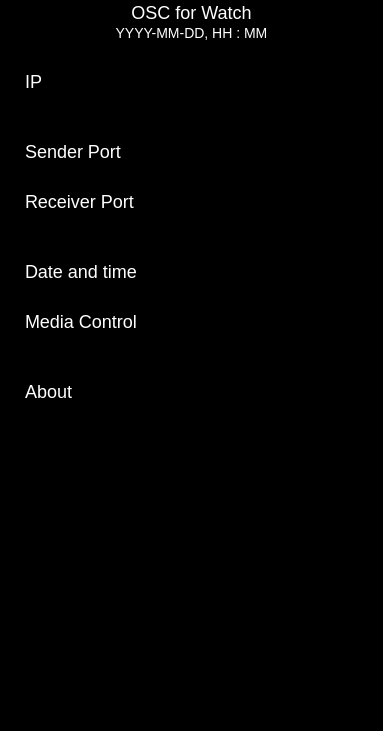
<?xml version="1.0" encoding="UTF-8"?>
<ui version="4.0">
 <class>window</class>
 <widget class="QWidget" name="window">
  <property name="enabled">
   <bool>true</bool>
  </property>
  <property name="geometry">
   <rect>
    <x>0</x>
    <y>0</y>
    <width>383</width>
    <height>731</height>
   </rect>
  </property>
  <property name="sizePolicy">
   <sizepolicy hsizetype="Fixed" vsizetype="MinimumExpanding">
    <horstretch>0</horstretch>
    <verstretch>0</verstretch>
   </sizepolicy>
  </property>
  <property name="minimumSize">
   <size>
    <width>370</width>
    <height>400</height>
   </size>
  </property>
  <property name="windowTitle">
   <string>OSC for Watch</string>
  </property>
  <property name="styleSheet">
   <string notr="true">QWidget#window{
	background-color: black
}</string>
  </property>
  <layout class="QHBoxLayout" name="horizontalLayout">
   <property name="leftMargin">
    <number>0</number>
   </property>
   <property name="topMargin">
    <number>0</number>
   </property>
   <property name="rightMargin">
    <number>0</number>
   </property>
   <property name="bottomMargin">
    <number>0</number>
   </property>
   <item>
    <widget class="QScrollArea" name="scrollArea">
     <property name="sizePolicy">
      <sizepolicy hsizetype="Expanding" vsizetype="Expanding">
       <horstretch>1</horstretch>
       <verstretch>1</verstretch>
      </sizepolicy>
     </property>
     <property name="layoutDirection">
      <enum>Qt::LeftToRight</enum>
     </property>
     <property name="styleSheet">
      <string notr="true">QAbstractScrollArea{
	border-radius: 25;
	background-color: transparent;
}
</string>
     </property>
     <property name="verticalScrollBarPolicy">
      <enum>Qt::ScrollBarAlwaysOff</enum>
     </property>
     <property name="horizontalScrollBarPolicy">
      <enum>Qt::ScrollBarAlwaysOff</enum>
     </property>
     <property name="sizeAdjustPolicy">
      <enum>QAbstractScrollArea::AdjustIgnored</enum>
     </property>
     <property name="widgetResizable">
      <bool>true</bool>
     </property>
     <property name="alignment">
      <set>Qt::AlignHCenter|Qt::AlignTop</set>
     </property>
     <widget class="QWidget" name="Contents">
      <property name="enabled">
       <bool>true</bool>
      </property>
      <property name="geometry">
       <rect>
        <x>0</x>
        <y>0</y>
        <width>383</width>
        <height>731</height>
       </rect>
      </property>
      <property name="sizePolicy">
       <sizepolicy hsizetype="Expanding" vsizetype="Minimum">
        <horstretch>0</horstretch>
        <verstretch>0</verstretch>
       </sizepolicy>
      </property>
      <property name="styleSheet">
       <string notr="true">#Contents{
	background: transparent;
	background-color: transparent;
	border-radius: 25;
	align: top;
}</string>
      </property>
      <layout class="QVBoxLayout" name="verticalLayout_2">
       <property name="spacing">
        <number>20</number>
       </property>
       <property name="sizeConstraint">
        <enum>QLayout::SetMinimumSize</enum>
       </property>
       <property name="leftMargin">
        <number>0</number>
       </property>
       <property name="topMargin">
        <number>0</number>
       </property>
       <property name="rightMargin">
        <number>0</number>
       </property>
       <property name="bottomMargin">
        <number>0</number>
       </property>
       <item>
        <widget class="QWidget" name="verticalWidget_3" native="true">
         <property name="sizePolicy">
          <sizepolicy hsizetype="Expanding" vsizetype="Fixed">
           <horstretch>0</horstretch>
           <verstretch>0</verstretch>
          </sizepolicy>
         </property>
         <layout class="QVBoxLayout" name="Infomation">
          <property name="spacing">
           <number>0</number>
          </property>
          <property name="leftMargin">
           <number>0</number>
          </property>
          <property name="topMargin">
           <number>0</number>
          </property>
          <property name="rightMargin">
           <number>0</number>
          </property>
          <property name="bottomMargin">
           <number>0</number>
          </property>
          <item>
           <widget class="QLabel" name="Title">
            <property name="sizePolicy">
             <sizepolicy hsizetype="Expanding" vsizetype="Fixed">
              <horstretch>0</horstretch>
              <verstretch>0</verstretch>
             </sizepolicy>
            </property>
            <property name="minimumSize">
             <size>
              <width>0</width>
              <height>25</height>
             </size>
            </property>
            <property name="font">
             <font>
              <family>Segoe UI</family>
              <pointsize>-1</pointsize>
              <weight>50</weight>
              <italic>false</italic>
              <bold>false</bold>
             </font>
            </property>
            <property name="styleSheet">
             <string notr="true">color: white;
background color: rgba(0,0,0,0);
font: 18px</string>
            </property>
            <property name="text">
             <string>OSC for Watch</string>
            </property>
            <property name="alignment">
             <set>Qt::AlignCenter</set>
            </property>
           </widget>
          </item>
          <item>
           <widget class="QLabel" name="Currunt">
            <property name="sizePolicy">
             <sizepolicy hsizetype="Expanding" vsizetype="Fixed">
              <horstretch>0</horstretch>
              <verstretch>25</verstretch>
             </sizepolicy>
            </property>
            <property name="font">
             <font>
              <family>Segoe UI</family>
              <pointsize>-1</pointsize>
              <weight>50</weight>
              <italic>false</italic>
              <bold>false</bold>
             </font>
            </property>
            <property name="styleSheet">
             <string notr="true">color: white;
background color: rgba(0,0,0,0);
font: 14px</string>
            </property>
            <property name="text">
             <string>YYYY-MM-DD, HH : MM</string>
            </property>
            <property name="alignment">
             <set>Qt::AlignCenter</set>
            </property>
           </widget>
          </item>
         </layout>
        </widget>
       </item>
       <item>
        <widget class="QWidget" name="IP_Group" native="true">
         <property name="sizePolicy">
          <sizepolicy hsizetype="Expanding" vsizetype="Fixed">
           <horstretch>0</horstretch>
           <verstretch>0</verstretch>
          </sizepolicy>
         </property>
         <property name="minimumSize">
          <size>
           <width>0</width>
           <height>50</height>
          </size>
         </property>
         <property name="maximumSize">
          <size>
           <width>16777215</width>
           <height>50</height>
          </size>
         </property>
         <property name="styleSheet">
          <string notr="true">QWidget{
	background-color: &quot;#202020&quot;;
	border-radius: 25;
}</string>
         </property>
         <layout class="QVBoxLayout" name="verticalLayout_3">
          <property name="spacing">
           <number>0</number>
          </property>
          <property name="sizeConstraint">
           <enum>QLayout::SetDefaultConstraint</enum>
          </property>
          <property name="leftMargin">
           <number>0</number>
          </property>
          <property name="topMargin">
           <number>0</number>
          </property>
          <property name="rightMargin">
           <number>0</number>
          </property>
          <property name="bottomMargin">
           <number>0</number>
          </property>
          <item>
           <widget class="QPushButton" name="IP_btn">
            <property name="sizePolicy">
             <sizepolicy hsizetype="Expanding" vsizetype="Fixed">
              <horstretch>0</horstretch>
              <verstretch>0</verstretch>
             </sizepolicy>
            </property>
            <property name="minimumSize">
             <size>
              <width>0</width>
              <height>50</height>
             </size>
            </property>
            <property name="maximumSize">
             <size>
              <width>16777215</width>
              <height>50</height>
             </size>
            </property>
            <property name="font">
             <font>
              <family>Segoe UI</family>
              <pointsize>-1</pointsize>
              <weight>50</weight>
              <italic>false</italic>
              <bold>false</bold>
              <strikeout>false</strikeout>
              <kerning>true</kerning>
             </font>
            </property>
            <property name="styleSheet">
             <string notr="true">QPushButton{
	background-color: &quot;#202020&quot;;
	border-radius: 25;
	color: White;
	text-align:left top;
	padding-left:25;
	padding-right:25;
	padding-top:10;
	padding-bottom:10;
	font:18px
}

QPushButton:hover:!pressed{
	background-color : &quot;#181818&quot;
}

QPushButton:pressed{
	background-color : &quot;#121212&quot;
}

</string>
            </property>
            <property name="text">
             <string>IP</string>
            </property>
           </widget>
          </item>
         </layout>
        </widget>
       </item>
       <item>
        <widget class="QWidget" name="Port_Group_2" native="true">
         <property name="sizePolicy">
          <sizepolicy hsizetype="Expanding" vsizetype="Fixed">
           <horstretch>0</horstretch>
           <verstretch>0</verstretch>
          </sizepolicy>
         </property>
         <layout class="QVBoxLayout" name="Port_Group">
          <property name="spacing">
           <number>0</number>
          </property>
          <property name="leftMargin">
           <number>0</number>
          </property>
          <property name="topMargin">
           <number>0</number>
          </property>
          <property name="rightMargin">
           <number>0</number>
          </property>
          <property name="bottomMargin">
           <number>0</number>
          </property>
          <item>
           <widget class="QPushButton" name="SelderPort_btn">
            <property name="sizePolicy">
             <sizepolicy hsizetype="Expanding" vsizetype="Fixed">
              <horstretch>0</horstretch>
              <verstretch>0</verstretch>
             </sizepolicy>
            </property>
            <property name="minimumSize">
             <size>
              <width>0</width>
              <height>50</height>
             </size>
            </property>
            <property name="font">
             <font>
              <family>Segoe UI</family>
              <pointsize>-1</pointsize>
              <weight>50</weight>
              <italic>false</italic>
              <bold>false</bold>
             </font>
            </property>
            <property name="styleSheet">
             <string notr="true">QPushButton{
	background-color: &quot;#202020&quot;;
	border-top-right-radius: 25;
	border-top-left-radius:25;
	color: White;
	text-align:left top;
	padding-left:25;
	padding-right:25;
	padding-top:10;
	padding-bottom:10;
	font:18px
}

QPushButton:hover:!pressed{
	background-color : &quot;#181818&quot;
}

QPushButton:pressed{
	background-color : &quot;#121212&quot;
}

</string>
            </property>
            <property name="text">
             <string>Sender Port</string>
            </property>
           </widget>
          </item>
          <item>
           <widget class="QPushButton" name="ReceiverPort_btn">
            <property name="sizePolicy">
             <sizepolicy hsizetype="Expanding" vsizetype="Fixed">
              <horstretch>0</horstretch>
              <verstretch>0</verstretch>
             </sizepolicy>
            </property>
            <property name="minimumSize">
             <size>
              <width>0</width>
              <height>50</height>
             </size>
            </property>
            <property name="font">
             <font>
              <family>Segoe UI</family>
              <pointsize>-1</pointsize>
              <weight>50</weight>
              <italic>false</italic>
              <bold>false</bold>
             </font>
            </property>
            <property name="styleSheet">
             <string notr="true">QPushButton{
	background-color: &quot;#202020&quot;;
	border-bottom-right-radius: 25;
	border-bottom-left-radius:25;
	color: White;
	text-align:left top;
	padding-left:25;
	padding-right:25;
	padding-top:10;
	padding-bottom:10;
	font:18px
}

QPushButton:hover:!pressed{
	background-color : &quot;#181818&quot;
}

QPushButton:pressed{
	background-color : &quot;#121212&quot;
}

</string>
            </property>
            <property name="text">
             <string>Receiver Port</string>
            </property>
           </widget>
          </item>
         </layout>
        </widget>
       </item>
       <item>
        <widget class="QWidget" name="verticalWidget_2" native="true">
         <property name="sizePolicy">
          <sizepolicy hsizetype="Expanding" vsizetype="Fixed">
           <horstretch>0</horstretch>
           <verstretch>0</verstretch>
          </sizepolicy>
         </property>
         <layout class="QVBoxLayout" name="General_Group">
          <property name="spacing">
           <number>0</number>
          </property>
          <property name="sizeConstraint">
           <enum>QLayout::SetDefaultConstraint</enum>
          </property>
          <property name="leftMargin">
           <number>0</number>
          </property>
          <property name="topMargin">
           <number>0</number>
          </property>
          <property name="rightMargin">
           <number>0</number>
          </property>
          <property name="bottomMargin">
           <number>0</number>
          </property>
          <item>
           <widget class="QPushButton" name="DateAndTime_btn">
            <property name="sizePolicy">
             <sizepolicy hsizetype="Expanding" vsizetype="Fixed">
              <horstretch>0</horstretch>
              <verstretch>0</verstretch>
             </sizepolicy>
            </property>
            <property name="minimumSize">
             <size>
              <width>0</width>
              <height>50</height>
             </size>
            </property>
            <property name="baseSize">
             <size>
              <width>0</width>
              <height>50</height>
             </size>
            </property>
            <property name="font">
             <font>
              <family>Segoe UI</family>
              <pointsize>-1</pointsize>
              <weight>50</weight>
              <italic>false</italic>
              <bold>false</bold>
             </font>
            </property>
            <property name="styleSheet">
             <string notr="true">QPushButton{
	background-color: &quot;#202020&quot;;
	border-top-right-radius: 25;
	border-top-left-radius:25;
	color: White;
	text-align:left top;
	padding-left:25;
	padding-right:25;
	padding-top:10;
	padding-bottom:10;
	font:18px
}

QPushButton:hover:!pressed{
	background-color : &quot;#181818&quot;
}

QPushButton:pressed{
	background-color : &quot;#121212&quot;
}

</string>
            </property>
            <property name="text">
             <string>Date and time</string>
            </property>
           </widget>
          </item>
          <item>
           <widget class="QPushButton" name="MediaControl_btn">
            <property name="sizePolicy">
             <sizepolicy hsizetype="Expanding" vsizetype="Fixed">
              <horstretch>0</horstretch>
              <verstretch>0</verstretch>
             </sizepolicy>
            </property>
            <property name="minimumSize">
             <size>
              <width>0</width>
              <height>50</height>
             </size>
            </property>
            <property name="baseSize">
             <size>
              <width>0</width>
              <height>50</height>
             </size>
            </property>
            <property name="font">
             <font>
              <family>Segoe UI</family>
              <pointsize>-1</pointsize>
              <weight>50</weight>
              <italic>false</italic>
              <bold>false</bold>
             </font>
            </property>
            <property name="styleSheet">
             <string notr="true">QPushButton{
	background-color: &quot;#202020&quot;;
	border-bottom-right-radius: 25;
	border-bottom-left-radius:25;
	color: White;
	text-align:left top;
	padding-left:25;
	padding-right:25;
	padding-top:10;
	padding-bottom:10;
	font:18px
}

QPushButton:hover:!pressed{
	background-color : &quot;#181818&quot;
}

QPushButton:pressed{
	background-color : &quot;#121212&quot;
}

</string>
            </property>
            <property name="text">
             <string>Media Control</string>
            </property>
           </widget>
          </item>
         </layout>
        </widget>
       </item>
       <item>
        <widget class="QPushButton" name="about_btn">
         <property name="sizePolicy">
          <sizepolicy hsizetype="Ignored" vsizetype="Fixed">
           <horstretch>0</horstretch>
           <verstretch>0</verstretch>
          </sizepolicy>
         </property>
         <property name="minimumSize">
          <size>
           <width>0</width>
           <height>50</height>
          </size>
         </property>
         <property name="font">
          <font>
           <family>Segoe UI</family>
           <pointsize>-1</pointsize>
           <weight>50</weight>
           <italic>false</italic>
           <bold>false</bold>
          </font>
         </property>
         <property name="styleSheet">
          <string notr="true">QPushButton{
	background-color: &quot;#202020&quot;;
	border-radius: 25;
	color: White;
	text-align:left top;
	padding-left:25;
	padding-right:25;
	padding-top:10;
	padding-bottom:10;
	font:18px
}

QPushButton:hover:!pressed{
	background-color : &quot;#181818&quot;
}

QPushButton:pressed{
	background-color : &quot;#121212&quot;
}

</string>
         </property>
         <property name="text">
          <string>About</string>
         </property>
        </widget>
       </item>
       <item>
        <spacer name="verticalSpacer">
         <property name="orientation">
          <enum>Qt::Vertical</enum>
         </property>
         <property name="sizeHint" stdset="0">
          <size>
           <width>20</width>
           <height>40</height>
          </size>
         </property>
        </spacer>
       </item>
      </layout>
     </widget>
    </widget>
   </item>
  </layout>
 </widget>
 <resources/>
 <connections/>
</ui>
